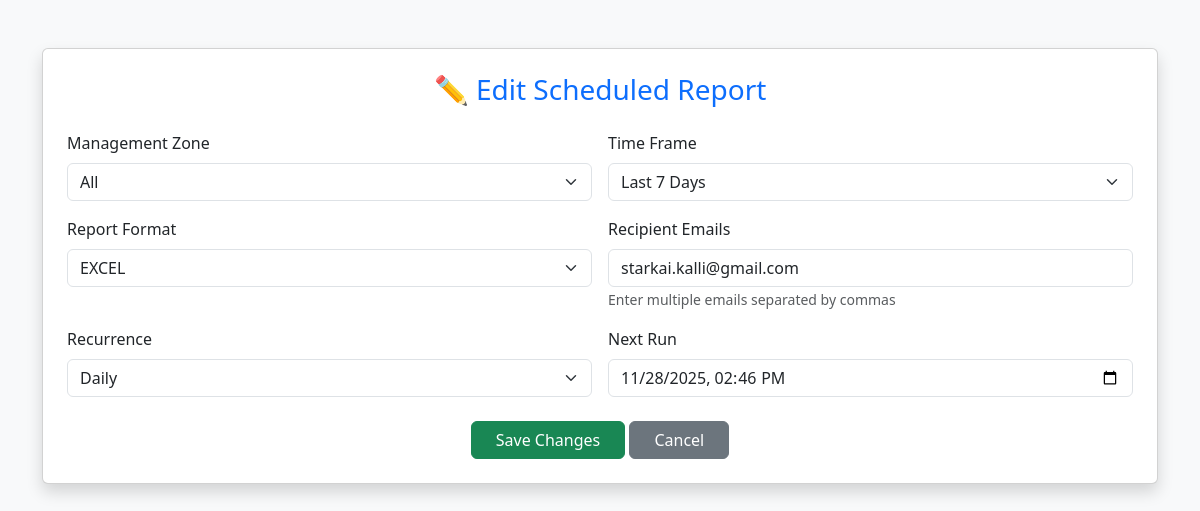
The app's page /edit_schedule/14/ with its own data.
### dashboard/models.py (models this page shows, shortened)
class ScheduledReport(models.Model):
    REPORT_CHOICES = [
        ("capacity", "Capacity Management"),
        ("problem", "Problem Analysis"),
        ("user", "User Management"),
        ("software", "Software Inventory"),
    ]
    report_type = models.CharField(max_length=50, choices=REPORT_CHOICES)
    tenant_url = models.CharField(max_length=255, blank=True, null=True)
    access_token = models.CharField(max_length=255, blank=True, null=True)
    account_uuid = models.CharField(max_length=255, blank=True, null=True)
    client_id = models.CharField(max_length=255, blank=True, null=True)
    client_secret = models.CharField(max_length=255, blank=True, null=True)
    management_zone = models.CharField(max_length=255, blank=True, null=True)
    timeframe = models.CharField(max_length=50)
    recipient_email = models.TextField()   # instead of EmailField
    report_format = models.CharField(max_length=10)
    recurrence = models.CharField(max_length=10)
    next_run = models.DateTimeField()
    status = models.CharField(max_length=20, default="Scheduled")
    created_at = models.DateTimeField(auto_now_add=True)

### dashboard/views.py (the view, shortened to what this page needs)
# urls.py: path('edit_schedule/<int:pk>/', views.edit_schedule, name='edit_schedule'),
def edit_schedule(request, pk):
    from django.utils import timezone
    from zoneinfo import ZoneInfo
    IST = ZoneInfo("Asia/Kolkata")
    schedule = get_object_or_404(ScheduledReport, pk=pk)
    zones = []  # Clean list of zone names only
    tenant_url = schedule.tenant_url
    access_token = schedule.access_token
    try:
        if tenant_url and access_token:
            raw_zones = _fetch_management_zones(tenant_url, access_token)
            zones = [z["name"] for z in raw_zones if isinstance(z, dict) and "name" in z]
    except Exception as e:
        logger.info(f"⚠️ Could not fetch management zones: {e}")
    return render(request, "edit_schedule.html", {
        "schedule": schedule,
        "zones": zones,
    })

### dashboard/views.py (called while the page is built)
def _fetch_management_zones(tenant_url: str, token: str):
    url = f"{tenant_url}/api/config/v1/managementZones"
    headers = {"Authorization": f"Api-Token {token}", "Accept": "application/json"}
    resp = requests.get(url, headers=headers, timeout=60)
    resp.raise_for_status()
    payload = resp.json() or {}
    values = payload.get("values") or []
    zones = [{"id": v.get("id"), "name": v.get("name")} for v in values if v.get("name")]
    zones.sort(key=lambda z: z["name"].lower())
    return zones

### templates/edit_schedule.html (shortened to what this page needs)
<!DOCTYPE html>
<html lang="en">
<head>
  <link href="https://cdn.jsdelivr.net/npm/bootstrap@5.3.2/dist/css/bootstrap.min.css" rel="stylesheet">
</head>
<body class="bg-light">
<div class="container mt-5">
  <div class="card shadow p-4">
    <h3 class="text-primary mb-4 text-center">✏️ Edit Scheduled Report</h3>
    <form method="POST">
      <div class="row g-3">
        <div class="col-md-6">
          <label class="form-label">Management Zone</label>
          <select name="management_zone" class="form-select">
            <option value="All" {% if schedule.management_zone == "All" %}selected{% endif %}>
                All
            </option>
          </select>
        </div>
        <div class="col-md-6">
          <label class="form-label">Time Frame</label>
          <select name="timeframe" class="form-select" required>
            <option value="7d" {% if schedule.timeframe == "7d" %}selected{% endif %}>Last 7 Days</option>
          </select>
        </div>
        <div class="col-md-6">
          <label class="form-label">Report Format</label>
          <select name="report_format" class="form-select" required>
            <option value="excel" {% if schedule.report_format == "excel" %}selected{% endif %}>EXCEL</option>
          </select>
        </div>
        <div class="col-md-6">
          <label class="form-label">Recipient Emails</label>
          <input type="text"
                 name="recipient_email"
                 class="form-control"
                 value="{{ schedule.recipient_email }}"
                 placeholder="email1@example.com, email2@example.com"
                 required>
          <small class="text-muted">Enter multiple emails separated by commas</small>
        </div>
        <div class="col-md-6">
          <label class="form-label">Recurrence</label>
          <select name="recurrence" class="form-select" required>
            <option value="daily" {% if schedule.recurrence == "daily" %}selected{% endif %}>Daily</option>
          </select>
        </div>
        <div class="col-md-6">
          <label class="form-label">Next Run</label>
          <input type="datetime-local"
                 name="next_run"
                 class="form-control"
                 value="{{ schedule.next_run|date:'Y-m-d\\TH:i' }}"
                 required>
        </div>
      </div>
      <div class="text-center mt-4">
        <button type="submit" class="btn btn-success px-4">Save Changes</button>
        <a href="{% url 'email_scheduler' %}" class="btn btn-secondary px-4">Cancel</a>
      </div>
    </form>
  </div>
</div>
</body>
</html>

### records on screen
ScheduledReport: management_zone "All", timeframe "Last 7 Days", report_format "EXCEL", recipient_email "starkai.kalli@gmail.com", recurrence "Daily", next_run "11/28/2025 14:46"
